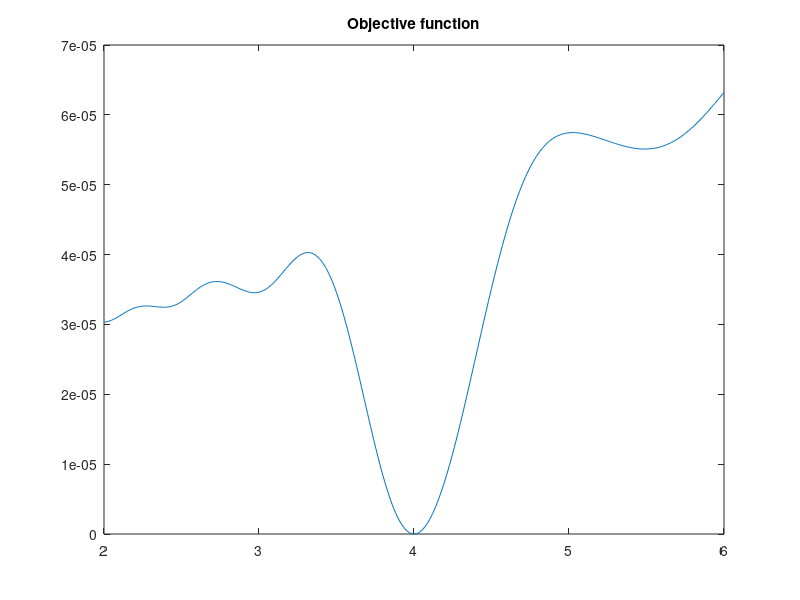
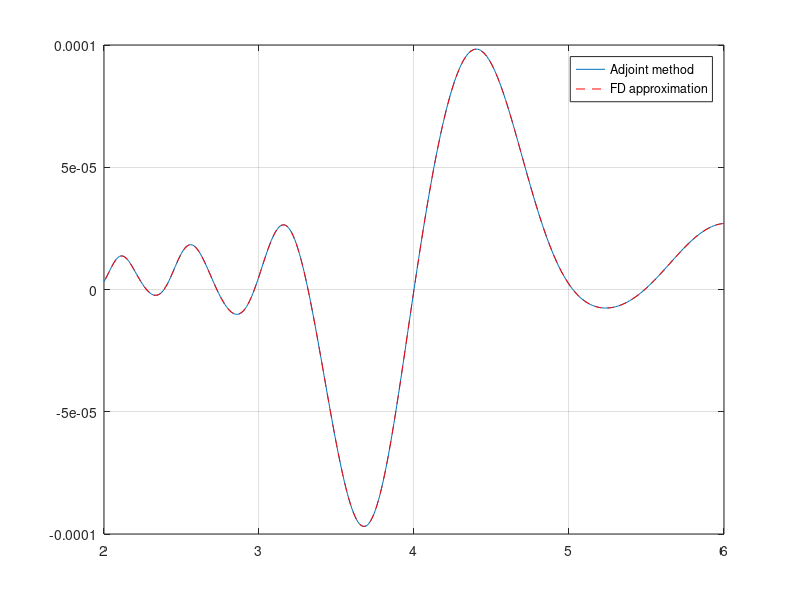

These charts were generated, in order, by the following MATLAB code:
function test_ls

% calculate the measured data: 
Ce = 4; A = 10; dt = 0.001; t = 0:dt:1;
f = sin(2*pi*t); f = dt*f(2:end-1);

MeaDat = forwardsolver(Ce,A,dt,f);


dv = 0.01; v = 2:dv:6; Nv = length(v);
Objfun = 0*v; Grad = zeros(1,Nv); 
for k = 1:Nv;
    [Objfun(k),Grad(k)] = objfun(v(k));
end
figure; plot(v,Objfun); title('Objective function');
figure; plot(v,Grad(1:Nv)); hold on; plot(v(2:end-1),(Objfun(3:end)-Objfun(1:end-2))/2/dv,'--r');
legend('Adjoint method','FD approximation'); grid on;



% Subfunctions: ===========================================================
    % objective functional:
    function [J,gradJ] = objfun(C)
    
        % solve the forward problem:         
        U = forwardsolver(C,A,dt,f); % the scattered wave
        
        Residual = U - MeaDat;
        % compute the objective functional:
        J = sum(Residual.^2)/2*dt;
        
        % The gradient of the objective functional:
        if nargout > 1                        
            % solve the adjoint problem:
            RHSAdj = Residual;
            eta = forwardsolver(C,A,dt,RHSAdj(end:-1:3)); % the adjoint problem
            eta = eta(end:-1:3);
            
            % compute the gradient:
            W = -U(3:end) + 2*U(2:end-1) - U(1:end-2); 
            gradJ = sum(W.*eta)*dt;             
           
        end
    end

    function Sol = forwardsolver(C,A,dt,f)
        Nt = length(f) + 2; 
        Sol = zeros(Nt,1); 
        A = A*dt/2;
        for n = 2:Nt-1
            Sol(n+1) = (C*(2*Sol(n) - Sol(n-1)) - A*Sol(n) + f(n-1))/(C + A);
        end
    end

end








